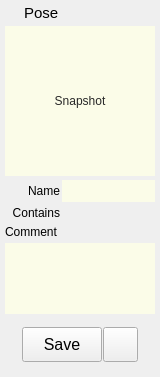
<?xml version="1.0" encoding="UTF-8"?>
<ui version="4.0">
 <class>Form</class>
 <widget class="QWidget" name="Form">
  <property name="geometry">
   <rect>
    <x>0</x>
    <y>0</y>
    <width>160</width>
    <height>377</height>
   </rect>
  </property>
  <property name="sizePolicy">
   <sizepolicy hsizetype="Preferred" vsizetype="Preferred">
    <horstretch>0</horstretch>
    <verstretch>0</verstretch>
   </sizepolicy>
  </property>
  <property name="minimumSize">
   <size>
    <width>160</width>
    <height>0</height>
   </size>
  </property>
  <property name="maximumSize">
   <size>
    <width>300</width>
    <height>16777215</height>
   </size>
  </property>
  <property name="windowTitle">
   <string>Form</string>
  </property>
  <property name="styleSheet">
   <string notr="true">QLineEdit, QPlainTextEdit {
color: rgb(40, 40, 40);
border: 0px solid rgb(0, 0, 0, 150);
background-color: rgb(254, 255, 230, 200);
}</string>
  </property>
  <layout class="QVBoxLayout" name="verticalLayout">
   <property name="spacing">
    <number>4</number>
   </property>
   <property name="leftMargin">
    <number>5</number>
   </property>
   <property name="topMargin">
    <number>2</number>
   </property>
   <property name="rightMargin">
    <number>5</number>
   </property>
   <property name="bottomMargin">
    <number>2</number>
   </property>
   <item>
    <layout class="QHBoxLayout" name="horizontalLayout_18">
     <property name="leftMargin">
      <number>2</number>
     </property>
     <property name="topMargin">
      <number>2</number>
     </property>
     <property name="bottomMargin">
      <number>0</number>
     </property>
     <item>
      <widget class="QLabel" name="label_6">
       <property name="maximumSize">
        <size>
         <width>13</width>
         <height>13</height>
        </size>
       </property>
       <property name="text">
        <string/>
       </property>
       <property name="pixmap">
        <pixmap>../icons/pose.png</pixmap>
       </property>
       <property name="scaledContents">
        <bool>true</bool>
       </property>
      </widget>
     </item>
     <item>
      <widget class="QLabel" name="label_2">
       <property name="font">
        <font>
         <family>Arial</family>
         <pointsize>11</pointsize>
         <weight>50</weight>
         <bold>false</bold>
        </font>
       </property>
       <property name="text">
        <string>Pose</string>
       </property>
      </widget>
     </item>
    </layout>
   </item>
   <item>
    <layout class="QHBoxLayout" name="modelPanelLayout">
     <property name="spacing">
      <number>0</number>
     </property>
     <property name="bottomMargin">
      <number>0</number>
     </property>
     <item>
      <widget class="QFrame" name="modelPanelFrame">
       <property name="sizePolicy">
        <sizepolicy hsizetype="Fixed" vsizetype="Fixed">
         <horstretch>0</horstretch>
         <verstretch>0</verstretch>
        </sizepolicy>
       </property>
       <property name="minimumSize">
        <size>
         <width>150</width>
         <height>150</height>
        </size>
       </property>
       <property name="maximumSize">
        <size>
         <width>150</width>
         <height>150</height>
        </size>
       </property>
       <property name="frameShape">
        <enum>QFrame::NoFrame</enum>
       </property>
       <property name="frameShadow">
        <enum>QFrame::Raised</enum>
       </property>
       <layout class="QHBoxLayout" name="horizontalLayout_14">
        <property name="spacing">
         <number>0</number>
        </property>
        <property name="margin">
         <number>0</number>
        </property>
        <item>
         <widget class="QToolButton" name="snapshotButton">
          <property name="minimumSize">
           <size>
            <width>150</width>
            <height>150</height>
           </size>
          </property>
          <property name="maximumSize">
           <size>
            <width>150</width>
            <height>150</height>
           </size>
          </property>
          <property name="toolTip">
           <string>Click to take a snapshot of the selected model view.</string>
          </property>
          <property name="statusTip">
           <string>Click to take a snapshot of the selected model view.</string>
          </property>
          <property name="whatsThis">
           <string/>
          </property>
          <property name="styleSheet">
           <string notr="true">color: rgb(40, 40, 40);
border: 0px solid rgb(0, 0, 0, 150);
background-color: rgb(254, 255, 230, 200);</string>
          </property>
          <property name="text">
           <string>Snapshot</string>
          </property>
          <property name="icon">
           <iconset>
            <normaloff>../icons/thumbnail.png</normaloff>../icons/thumbnail.png</iconset>
          </property>
          <property name="iconSize">
           <size>
            <width>160</width>
            <height>160</height>
           </size>
          </property>
          <property name="popupMode">
           <enum>QToolButton::InstantPopup</enum>
          </property>
          <property name="toolButtonStyle">
           <enum>Qt::ToolButtonIconOnly</enum>
          </property>
          <property name="autoRaise">
           <bool>false</bool>
          </property>
         </widget>
        </item>
       </layout>
      </widget>
     </item>
    </layout>
   </item>
   <item>
    <layout class="QHBoxLayout" name="horizontalLayout">
     <property name="spacing">
      <number>2</number>
     </property>
     <item>
      <widget class="QLabel" name="label">
       <property name="minimumSize">
        <size>
         <width>55</width>
         <height>0</height>
        </size>
       </property>
       <property name="text">
        <string>Name</string>
       </property>
       <property name="alignment">
        <set>Qt::AlignRight|Qt::AlignTrailing|Qt::AlignVCenter</set>
       </property>
      </widget>
     </item>
     <item>
      <widget class="QLineEdit" name="name">
       <property name="sizePolicy">
        <sizepolicy hsizetype="Expanding" vsizetype="Fixed">
         <horstretch>0</horstretch>
         <verstretch>0</verstretch>
        </sizepolicy>
       </property>
       <property name="minimumSize">
        <size>
         <width>60</width>
         <height>22</height>
        </size>
       </property>
       <property name="maximumSize">
        <size>
         <width>16777215</width>
         <height>22</height>
        </size>
       </property>
       <property name="styleSheet">
        <string notr="true"/>
       </property>
      </widget>
     </item>
    </layout>
   </item>
   <item>
    <layout class="QHBoxLayout" name="horizontalLayout_35">
     <property name="spacing">
      <number>4</number>
     </property>
     <property name="topMargin">
      <number>0</number>
     </property>
     <item>
      <widget class="QLabel" name="scene_dur_end_label_4">
       <property name="enabled">
        <bool>true</bool>
       </property>
       <property name="minimumSize">
        <size>
         <width>55</width>
         <height>0</height>
        </size>
       </property>
       <property name="maximumSize">
        <size>
         <width>55</width>
         <height>16777215</height>
        </size>
       </property>
       <property name="text">
        <string>Contains</string>
       </property>
       <property name="alignment">
        <set>Qt::AlignRight|Qt::AlignTop|Qt::AlignTrailing</set>
       </property>
      </widget>
     </item>
     <item>
      <widget class="QLabel" name="contains">
       <property name="enabled">
        <bool>false</bool>
       </property>
       <property name="minimumSize">
        <size>
         <width>0</width>
         <height>15</height>
        </size>
       </property>
       <property name="maximumSize">
        <size>
         <width>16777215</width>
         <height>15</height>
        </size>
       </property>
       <property name="text">
        <string/>
       </property>
       <property name="alignment">
        <set>Qt::AlignLeading|Qt::AlignLeft|Qt::AlignTop</set>
       </property>
      </widget>
     </item>
    </layout>
   </item>
   <item>
    <layout class="QVBoxLayout" name="verticalLayout_2">
     <property name="topMargin">
      <number>0</number>
     </property>
     <item>
      <widget class="QLabel" name="label_4">
       <property name="text">
        <string>Comment</string>
       </property>
      </widget>
     </item>
     <item>
      <widget class="QPlainTextEdit" name="comment">
       <property name="sizePolicy">
        <sizepolicy hsizetype="Expanding" vsizetype="MinimumExpanding">
         <horstretch>0</horstretch>
         <verstretch>0</verstretch>
        </sizepolicy>
       </property>
       <property name="minimumSize">
        <size>
         <width>0</width>
         <height>50</height>
        </size>
       </property>
       <property name="maximumSize">
        <size>
         <width>16777215</width>
         <height>100</height>
        </size>
       </property>
       <property name="styleSheet">
        <string notr="true"/>
       </property>
       <property name="plainText">
        <string/>
       </property>
      </widget>
     </item>
    </layout>
   </item>
   <item>
    <widget class="QFrame" name="previewButtons">
     <property name="frameShape">
      <enum>QFrame::NoFrame</enum>
     </property>
     <property name="frameShadow">
      <enum>QFrame::Plain</enum>
     </property>
     <layout class="QHBoxLayout" name="horizontalLayout_6">
      <property name="spacing">
       <number>1</number>
      </property>
      <item>
       <spacer name="horizontalSpacer_3">
        <property name="orientation">
         <enum>Qt::Horizontal</enum>
        </property>
        <property name="sizeHint" stdset="0">
         <size>
          <width>40</width>
          <height>20</height>
         </size>
        </property>
       </spacer>
      </item>
      <item>
       <widget class="QPushButton" name="acceptButton">
        <property name="sizePolicy">
         <sizepolicy hsizetype="Preferred" vsizetype="Fixed">
          <horstretch>0</horstretch>
          <verstretch>0</verstretch>
         </sizepolicy>
        </property>
        <property name="minimumSize">
         <size>
          <width>80</width>
          <height>35</height>
         </size>
        </property>
        <property name="maximumSize">
         <size>
          <width>125</width>
          <height>35</height>
         </size>
        </property>
        <property name="font">
         <font>
          <family>Arial</family>
          <pointsize>12</pointsize>
          <weight>50</weight>
          <bold>false</bold>
         </font>
        </property>
        <property name="toolTip">
         <string/>
        </property>
        <property name="styleSheet">
         <string notr="true"/>
        </property>
        <property name="text">
         <string>Save</string>
        </property>
       </widget>
      </item>
      <item>
       <widget class="QPushButton" name="selectionSetButton">
        <property name="minimumSize">
         <size>
          <width>35</width>
          <height>35</height>
         </size>
        </property>
        <property name="maximumSize">
         <size>
          <width>35</width>
          <height>16777215</height>
         </size>
        </property>
        <property name="text">
         <string/>
        </property>
        <property name="icon">
         <iconset>
          <normaloff>../icons/selectionSet2.png</normaloff>../icons/selectionSet2.png</iconset>
        </property>
        <property name="iconSize">
         <size>
          <width>25</width>
          <height>25</height>
         </size>
        </property>
       </widget>
      </item>
      <item>
       <spacer name="horizontalSpacer_4">
        <property name="orientation">
         <enum>Qt::Horizontal</enum>
        </property>
        <property name="sizeHint" stdset="0">
         <size>
          <width>40</width>
          <height>20</height>
         </size>
        </property>
       </spacer>
      </item>
     </layout>
    </widget>
   </item>
   <item>
    <widget class="QFrame" name="frame">
     <property name="sizePolicy">
      <sizepolicy hsizetype="Preferred" vsizetype="Expanding">
       <horstretch>0</horstretch>
       <verstretch>2</verstretch>
      </sizepolicy>
     </property>
     <property name="frameShape">
      <enum>QFrame::NoFrame</enum>
     </property>
     <property name="frameShadow">
      <enum>QFrame::Plain</enum>
     </property>
    </widget>
   </item>
  </layout>
 </widget>
 <resources/>
 <connections/>
 <slots>
  <slot>snapshot()</slot>
  <slot>save()</slot>
  <slot>done()</slot>
 </slots>
</ui>
